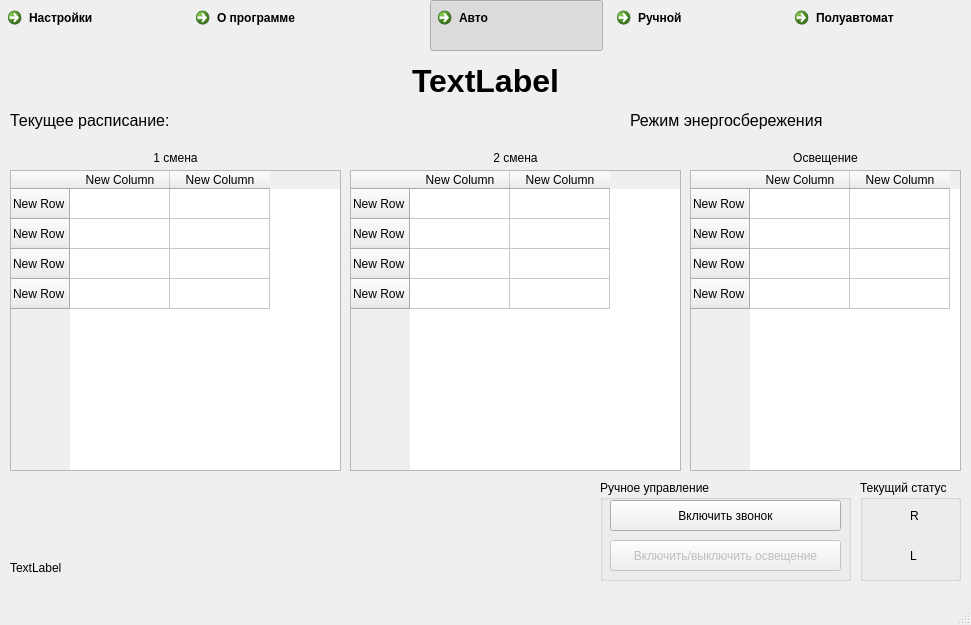
<?xml version="1.0" encoding="UTF-8"?>
<ui version="4.0">
 <class>MainWindow</class>
 <widget class="QMainWindow" name="MainWindow">
  <property name="geometry">
   <rect>
    <x>0</x>
    <y>0</y>
    <width>971</width>
    <height>625</height>
   </rect>
  </property>
  <property name="sizePolicy">
   <sizepolicy hsizetype="Fixed" vsizetype="Fixed">
    <horstretch>0</horstretch>
    <verstretch>0</verstretch>
   </sizepolicy>
  </property>
  <property name="windowTitle">
   <string>Bell Manager</string>
  </property>
  <property name="windowIcon">
   <iconset>
    <normaloff>images/alarm_32px.png</normaloff>images/alarm_32px.png</iconset>
  </property>
  <widget class="QWidget" name="centralwidget">
   <widget class="QLabel" name="label">
    <property name="geometry">
     <rect>
      <x>10</x>
      <y>60</y>
      <width>951</width>
      <height>41</height>
     </rect>
    </property>
    <property name="sizePolicy">
     <sizepolicy hsizetype="Preferred" vsizetype="Preferred">
      <horstretch>0</horstretch>
      <verstretch>0</verstretch>
     </sizepolicy>
    </property>
    <property name="font">
     <font>
      <pointsize>24</pointsize>
      <weight>75</weight>
      <bold>true</bold>
     </font>
    </property>
    <property name="text">
     <string>TextLabel</string>
    </property>
    <property name="alignment">
     <set>Qt::AlignCenter</set>
    </property>
    <property name="wordWrap">
     <bool>false</bool>
    </property>
   </widget>
   <widget class="QTableWidget" name="tableWidget">
    <property name="geometry">
     <rect>
      <x>10</x>
      <y>170</y>
      <width>331</width>
      <height>301</height>
     </rect>
    </property>
    <property name="font">
     <font>
      <weight>50</weight>
      <bold>false</bold>
     </font>
    </property>
    <property name="editTriggers">
     <set>QAbstractItemView::NoEditTriggers</set>
    </property>
    <row>
     <property name="text">
      <string>New Row</string>
     </property>
    </row>
    <row>
     <property name="text">
      <string>New Row</string>
     </property>
    </row>
    <row>
     <property name="text">
      <string>New Row</string>
     </property>
    </row>
    <row>
     <property name="text">
      <string>New Row</string>
     </property>
    </row>
    <column>
     <property name="text">
      <string>New Column</string>
     </property>
    </column>
    <column>
     <property name="text">
      <string>New Column</string>
     </property>
    </column>
   </widget>
   <widget class="QWidget" name="horizontalLayoutWidget">
    <property name="geometry">
     <rect>
      <x>0</x>
      <y>0</y>
      <width>369</width>
      <height>51</height>
     </rect>
    </property>
    <layout class="QHBoxLayout" name="horizontalLayout">
     <item>
      <widget class="QCommandLinkButton" name="settingsButton">
       <property name="text">
        <string>Настройки</string>
       </property>
       <property name="icon">
        <iconset>
         <normaloff>images/settings_24px.png</normaloff>images/settings_24px.png</iconset>
       </property>
       <property name="iconSize">
        <size>
         <width>24</width>
         <height>24</height>
        </size>
       </property>
      </widget>
     </item>
     <item>
      <widget class="QCommandLinkButton" name="aboutButton">
       <property name="text">
        <string>О программе</string>
       </property>
       <property name="icon">
        <iconset>
         <normaloff>images/info_24px.png</normaloff>images/info_24px.png</iconset>
       </property>
      </widget>
     </item>
    </layout>
   </widget>
   <widget class="QWidget" name="horizontalLayoutWidget_2">
    <property name="geometry">
     <rect>
      <x>430</x>
      <y>0</y>
      <width>530</width>
      <height>51</height>
     </rect>
    </property>
    <layout class="QHBoxLayout" name="horizontalLayout_2">
     <item>
      <widget class="QCommandLinkButton" name="autoModeButton">
       <property name="toolTip">
        <string>В автоматическом режиме система сама управляет звонками и освещением по заданному расписанию</string>
       </property>
       <property name="text">
        <string>Авто</string>
       </property>
       <property name="checkable">
        <bool>true</bool>
       </property>
       <property name="checked">
        <bool>true</bool>
       </property>
      </widget>
     </item>
     <item>
      <widget class="QCommandLinkButton" name="manualModeButton">
       <property name="toolTip">
        <string>В ручном режиме звонок и освещение управляются только кнопками ручного управления</string>
       </property>
       <property name="text">
        <string>Ручной</string>
       </property>
       <property name="checkable">
        <bool>true</bool>
       </property>
       <property name="checked">
        <bool>false</bool>
       </property>
      </widget>
     </item>
     <item>
      <widget class="QCommandLinkButton" name="amModeButton">
       <property name="toolTip">
        <string>В полуавтоматическом режиме звонки подаются по расписанию, освещение в ручном режиме</string>
       </property>
       <property name="text">
        <string>Полуавтомат</string>
       </property>
       <property name="checkable">
        <bool>true</bool>
       </property>
      </widget>
     </item>
    </layout>
   </widget>
   <widget class="QLabel" name="label_2">
    <property name="geometry">
     <rect>
      <x>10</x>
      <y>110</y>
      <width>521</width>
      <height>21</height>
     </rect>
    </property>
    <property name="font">
     <font>
      <pointsize>12</pointsize>
     </font>
    </property>
    <property name="text">
     <string>Текущее расписание:</string>
    </property>
   </widget>
   <widget class="QTableWidget" name="tableWidget_2">
    <property name="geometry">
     <rect>
      <x>350</x>
      <y>170</y>
      <width>331</width>
      <height>301</height>
     </rect>
    </property>
    <property name="editTriggers">
     <set>QAbstractItemView::NoEditTriggers</set>
    </property>
    <row>
     <property name="text">
      <string>New Row</string>
     </property>
    </row>
    <row>
     <property name="text">
      <string>New Row</string>
     </property>
    </row>
    <row>
     <property name="text">
      <string>New Row</string>
     </property>
    </row>
    <row>
     <property name="text">
      <string>New Row</string>
     </property>
    </row>
    <column>
     <property name="text">
      <string>New Column</string>
     </property>
    </column>
    <column>
     <property name="text">
      <string>New Column</string>
     </property>
    </column>
   </widget>
   <widget class="QTableWidget" name="tableWidget_3">
    <property name="geometry">
     <rect>
      <x>690</x>
      <y>170</y>
      <width>271</width>
      <height>301</height>
     </rect>
    </property>
    <property name="editTriggers">
     <set>QAbstractItemView::NoEditTriggers</set>
    </property>
    <row>
     <property name="text">
      <string>New Row</string>
     </property>
    </row>
    <row>
     <property name="text">
      <string>New Row</string>
     </property>
    </row>
    <row>
     <property name="text">
      <string>New Row</string>
     </property>
    </row>
    <row>
     <property name="text">
      <string>New Row</string>
     </property>
    </row>
    <column>
     <property name="text">
      <string>New Column</string>
     </property>
    </column>
    <column>
     <property name="text">
      <string>New Column</string>
     </property>
    </column>
   </widget>
   <widget class="QLabel" name="label_3">
    <property name="geometry">
     <rect>
      <x>10</x>
      <y>150</y>
      <width>331</width>
      <height>16</height>
     </rect>
    </property>
    <property name="text">
     <string>1 смена</string>
    </property>
    <property name="alignment">
     <set>Qt::AlignCenter</set>
    </property>
   </widget>
   <widget class="QLabel" name="label_4">
    <property name="geometry">
     <rect>
      <x>350</x>
      <y>150</y>
      <width>331</width>
      <height>16</height>
     </rect>
    </property>
    <property name="text">
     <string>2 смена</string>
    </property>
    <property name="alignment">
     <set>Qt::AlignCenter</set>
    </property>
   </widget>
   <widget class="QLabel" name="label_5">
    <property name="geometry">
     <rect>
      <x>690</x>
      <y>150</y>
      <width>271</width>
      <height>16</height>
     </rect>
    </property>
    <property name="text">
     <string>Освещение</string>
    </property>
    <property name="alignment">
     <set>Qt::AlignCenter</set>
    </property>
   </widget>
   <widget class="QGroupBox" name="groupBox">
    <property name="geometry">
     <rect>
      <x>600</x>
      <y>480</y>
      <width>251</width>
      <height>101</height>
     </rect>
    </property>
    <property name="title">
     <string>Ручное управление</string>
    </property>
    <widget class="QPushButton" name="manualRingButton">
     <property name="geometry">
      <rect>
       <x>10</x>
       <y>20</y>
       <width>231</width>
       <height>31</height>
      </rect>
     </property>
     <property name="text">
      <string>Включить звонок</string>
     </property>
     <property name="icon">
      <iconset>
       <normaloff>images/alarm_24px.png</normaloff>images/alarm_24px.png</iconset>
     </property>
     <property name="iconSize">
      <size>
       <width>24</width>
       <height>24</height>
      </size>
     </property>
    </widget>
    <widget class="QPushButton" name="manualLightButton">
     <property name="enabled">
      <bool>false</bool>
     </property>
     <property name="geometry">
      <rect>
       <x>10</x>
       <y>60</y>
       <width>231</width>
       <height>31</height>
      </rect>
     </property>
     <property name="text">
      <string>Включить/выключить освещение</string>
     </property>
     <property name="icon">
      <iconset>
       <normaloff>images/light_on_24px.png</normaloff>images/light_on_24px.png</iconset>
     </property>
     <property name="iconSize">
      <size>
       <width>24</width>
       <height>24</height>
      </size>
     </property>
    </widget>
   </widget>
   <widget class="QGroupBox" name="groupBox_2">
    <property name="geometry">
     <rect>
      <x>860</x>
      <y>480</y>
      <width>101</width>
      <height>101</height>
     </rect>
    </property>
    <property name="title">
     <string>Текущий статус</string>
    </property>
    <widget class="QLabel" name="statusR">
     <property name="geometry">
      <rect>
       <x>50</x>
       <y>20</y>
       <width>32</width>
       <height>32</height>
      </rect>
     </property>
     <property name="maximumSize">
      <size>
       <width>32</width>
       <height>32</height>
      </size>
     </property>
     <property name="text">
      <string>R</string>
     </property>
    </widget>
    <widget class="QLabel" name="statusL">
     <property name="geometry">
      <rect>
       <x>50</x>
       <y>60</y>
       <width>32</width>
       <height>32</height>
      </rect>
     </property>
     <property name="maximumSize">
      <size>
       <width>32</width>
       <height>32</height>
      </size>
     </property>
     <property name="text">
      <string>L</string>
     </property>
    </widget>
    <widget class="QLabel" name="iconRing">
     <property name="geometry">
      <rect>
       <x>10</x>
       <y>20</y>
       <width>32</width>
       <height>32</height>
      </rect>
     </property>
     <property name="maximumSize">
      <size>
       <width>32</width>
       <height>32</height>
      </size>
     </property>
     <property name="text">
      <string/>
     </property>
     <property name="pixmap">
      <pixmap>images/notification_32px.png</pixmap>
     </property>
    </widget>
    <widget class="QLabel" name="iconLight">
     <property name="geometry">
      <rect>
       <x>10</x>
       <y>60</y>
       <width>32</width>
       <height>32</height>
      </rect>
     </property>
     <property name="maximumSize">
      <size>
       <width>32</width>
       <height>32</height>
      </size>
     </property>
     <property name="text">
      <string/>
     </property>
     <property name="pixmap">
      <pixmap>images/light_on_32px.png</pixmap>
     </property>
    </widget>
   </widget>
   <widget class="QLabel" name="label_6">
    <property name="geometry">
     <rect>
      <x>630</x>
      <y>110</y>
      <width>321</width>
      <height>21</height>
     </rect>
    </property>
    <property name="font">
     <font>
      <pointsize>12</pointsize>
     </font>
    </property>
    <property name="text">
     <string>Режим энергосбережения</string>
    </property>
   </widget>
   <widget class="QLabel" name="label_7">
    <property name="geometry">
     <rect>
      <x>10</x>
      <y>560</y>
      <width>311</width>
      <height>16</height>
     </rect>
    </property>
    <property name="text">
     <string>TextLabel</string>
    </property>
   </widget>
  </widget>
  <widget class="QMenuBar" name="menubar">
   <property name="geometry">
    <rect>
     <x>0</x>
     <y>0</y>
     <width>971</width>
     <height>21</height>
    </rect>
   </property>
  </widget>
  <widget class="QStatusBar" name="statusbar"/>
 </widget>
 <resources/>
 <connections/>
</ui>
